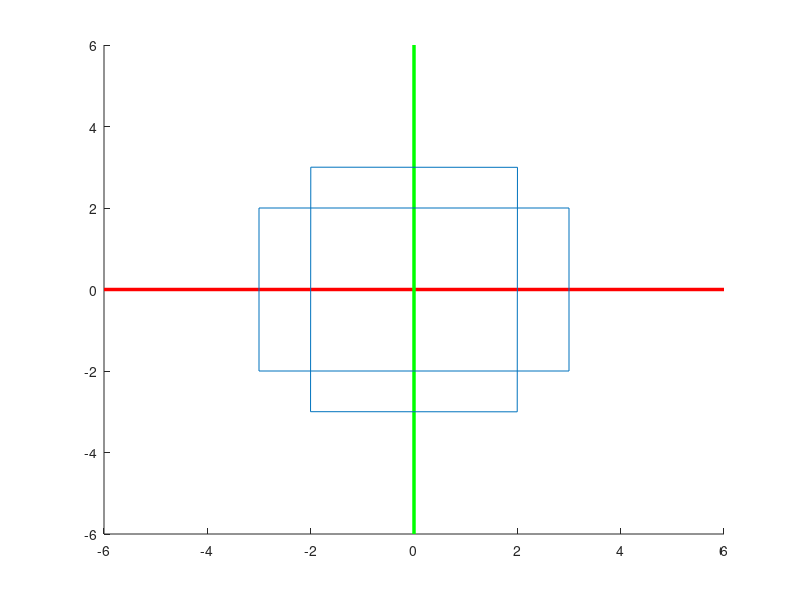

This figure's MATLAB source:
close all

angle_rad = deg2rad(90);

for t=0:0.01:angle_rad
        
    clf

%line([xi xf],[yi yf],[zi zf])
line([-6 6],[0 0],[0 0], 'color',[1 0 0],'linewidth',2.5); %Establece el Eje X rojo
line([0 0],[-6 6],[0 0], 'color',[0 1 0],'linewidth',2.5); %Establece el Eje Y verde

p1 = [-3 -2];
p2 = [3 -2];
p3 = [3 2];
p4 = [-3 2];

line([p1(1) p2(1)], [p1(2) p2(2)], [0 0]);
line([p2(1) p3(1)], [p2(2) p3(2)], [0 0]);
line([p3(1) p4(1)], [p3(2) p4(2)], [0 0]);
line([p4(1) p1(1)], [p4(2) p1(2)], [0 0]);

angle_rad = deg2rad(90);

Rz = [cos(t) -sin(t); sin(t) cos(t)];

p1r = Rz*p1';
p2r = Rz*p2';
p3r = Rz*p3';
p4r = Rz*p4';

line([p1r(1) p2r(1)], [p1r(2) p2r(2)], [0 0]);
line([p2r(1) p3r(1)], [p2r(2) p3r(2)], [0 0]);
line([p3r(1) p4r(1)], [p3r(2) p4r(2)], [0 0]);
line([p4r(1) p1r(1)], [p4r(2) p1r(2)], [0 0]);

pause(0.01);

end